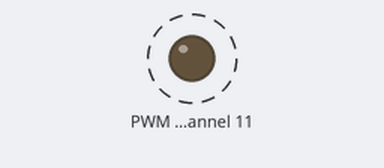
A program run on a simulated Raspberry Pi (BCM pin numbers). Shown: output pins drawn as LEDs (lit = HIGH). Dashed ring = blinking. Library files of the repository ran but are not shown: pca9685.py.

Above: at 0.2 s.
Timing chart, 0 to 3.0 s (numbered marks = the images above):
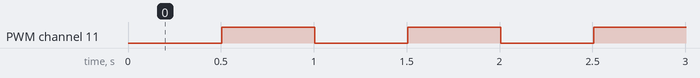

Measured:
- by itself, PWM channel 11: alternates HIGH for 0.50 s and LOW for 0.50 s

The program:

_18_pca9685_blink.py
```python
import smbus
import pca9685
import time

led_pin = 11

i2c_bus = smbus.SMBus(1) # 1 : /dev/o2c-1 (port I2C1)
pwm = pca9685.PWM(i2c_bus)

pwm.setFreq(1000)

try:
  while True:
    pwm.setDuty(led_pin, 0)
    time.sleep(0.5)
    pwm.setDuty(led_pin, 4095)
    time.sleep(0.5)

except KeyboardInterrupt:
  pass

pwm.setDuty(led_pin, 0)
i2c_bus.close()
```
